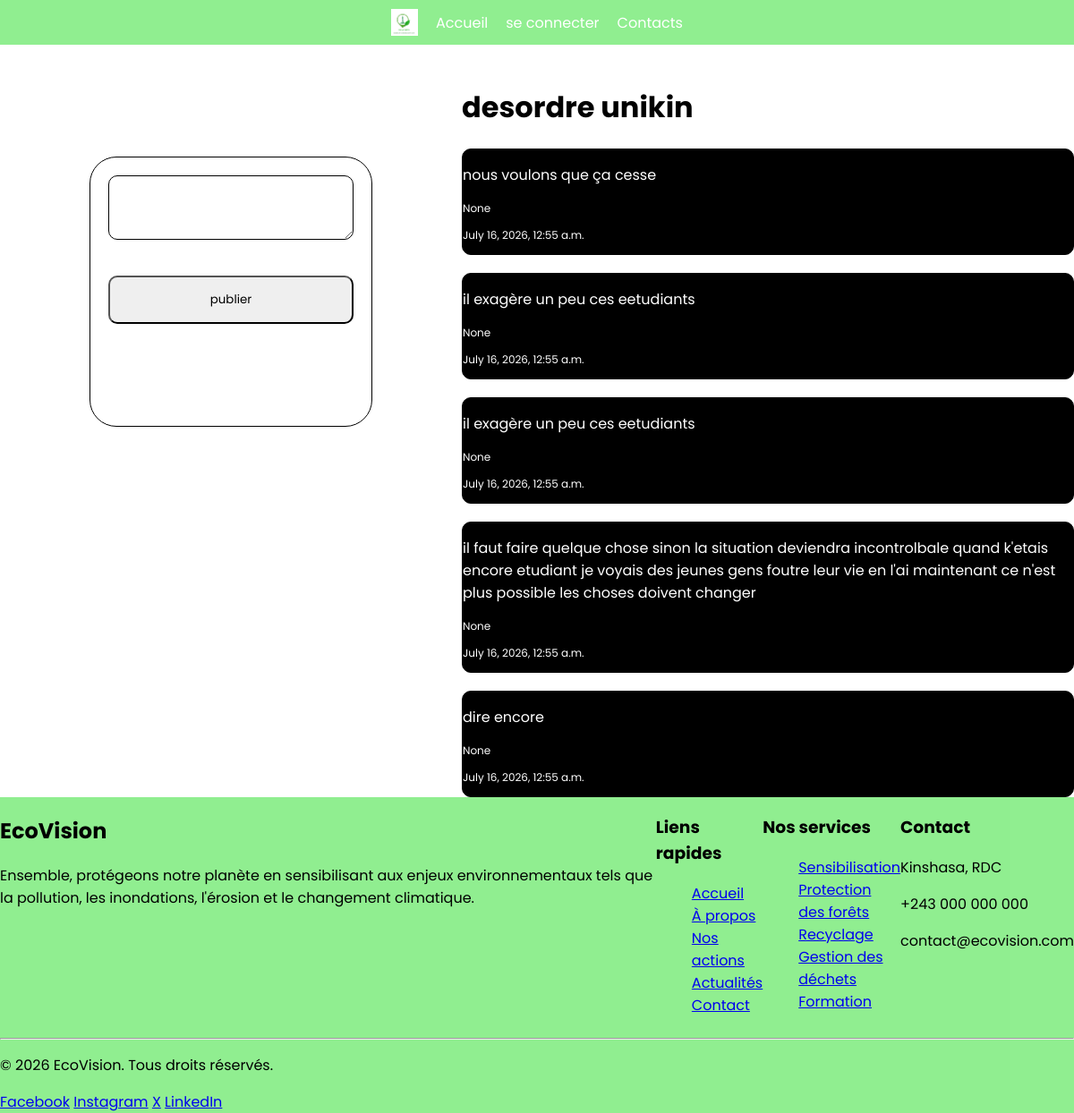
/forum/participer/2/ (signed in), run on the app's committed database.
### forum/models.py (models this page shows, shortened)
class Discussion(models.Model):
    sujet = models.CharField(max_length=255)
    def __str__(self):
        return f'{self.sujet}'

class Reponse(models.Model):
    Sujet = models.ForeignKey(Discussion, on_delete=models.CASCADE)
    commentaire = models.TextField()
    author = models.ForeignKey(User, on_delete=models.CASCADE, null=True)
    date_published = models.DateTimeField(auto_now_add=True, null=True)

### forum/views.py (the view)
# urls.py: path('participer/<int:pk>/', views.Lirecommentaire, name="repondre"),
def Lirecommentaire(request, pk):
    discu1 = Discussion.objects.get(id=pk)
    context = {
        'reponse':Reponse.objects.filter(Sujet=discu1).all(),
        'Discussion':Discussion.objects.get(id=pk)
    }
    user1 = User.objects.filter(username=request.user).get()
    if request.method == 'POST':
        commentaire = request.POST.get('commentaire')
        Reponse.objects.create(Sujet=discu1, commentaire=commentaire, author=user1).save()
    return render(request, 'reponse.html', context)

### templates/reponse.html (shortened to what this page needs)
{% extends 'base.html' %}
{% load static %}
{% block content %}
    <div class="page">
            <div class="aside">
                <form action="{% url 'repondre' Discussion.pk %}" method="post" class="form">
                    <textarea name="commentaire" class="input">
                    </textarea>
                    <input type="submit" value="publier">
                </form>
            </div>
            <div class="fil">
                <h1> {{ Discussion.sujet }} </h1>
                {% for rep in reponse %}
                    <div class="reponse">
                        <p>{{ rep.commentaire }}</p>
                        <div>
                        <p style="font-size: 12px;">{{ rep.author }}</p>
                        <p style="font-size: 12px;"> {{ rep.date_published }} </p>
                    </div>
                    </div>
                {% endfor %}
            </div>
    </div>
{% endblock %}

### static/style.css (style rules this page uses)
html { width: 100%; height: 100%; }
body { width: 100%; height: 100%; margin: 0; }
* { font-family: Poppins, sans-serif; font-family: 24px; }
.input { padding: 15px; margin: 20px; border-radius: 10px; border: solid 1px #000; }
.page { display: flex; }
.reponse { border: #000 solid 1px; background-color: #000; color: #fff; border-radius: 10px; margin-top: 20px; max-width: auto; }

### data on the page
Discussion: sujet "desordre unikin"
Reponse: commentaire "nous voulons que ça cesse", author "None", date_published "July 16, 2026, 12:55 a.m."
Reponse: commentaire "il exagère un peu ces eetudiants", author "None", date_published "July 16, 2026, 12:55 a.m."
Reponse: commentaire "il exagère un peu ces eetudiants", author "None", date_published "July 16, 2026, 12:55 a.m."
Reponse: commentaire "il faut faire quelque chose sinon la situation deviendra incontrolbale quand k'etais encore etudiant je voyais des jeunes gens foutre leur vie en l'ai maintenant ce n'est plus possible les choses doivent changer", author "None", date_published "July 16, 2026, 12:55 a.m."
Reponse: commentaire "dire encore", author "None", date_published "July 16, 2026, 12:55 a.m."
